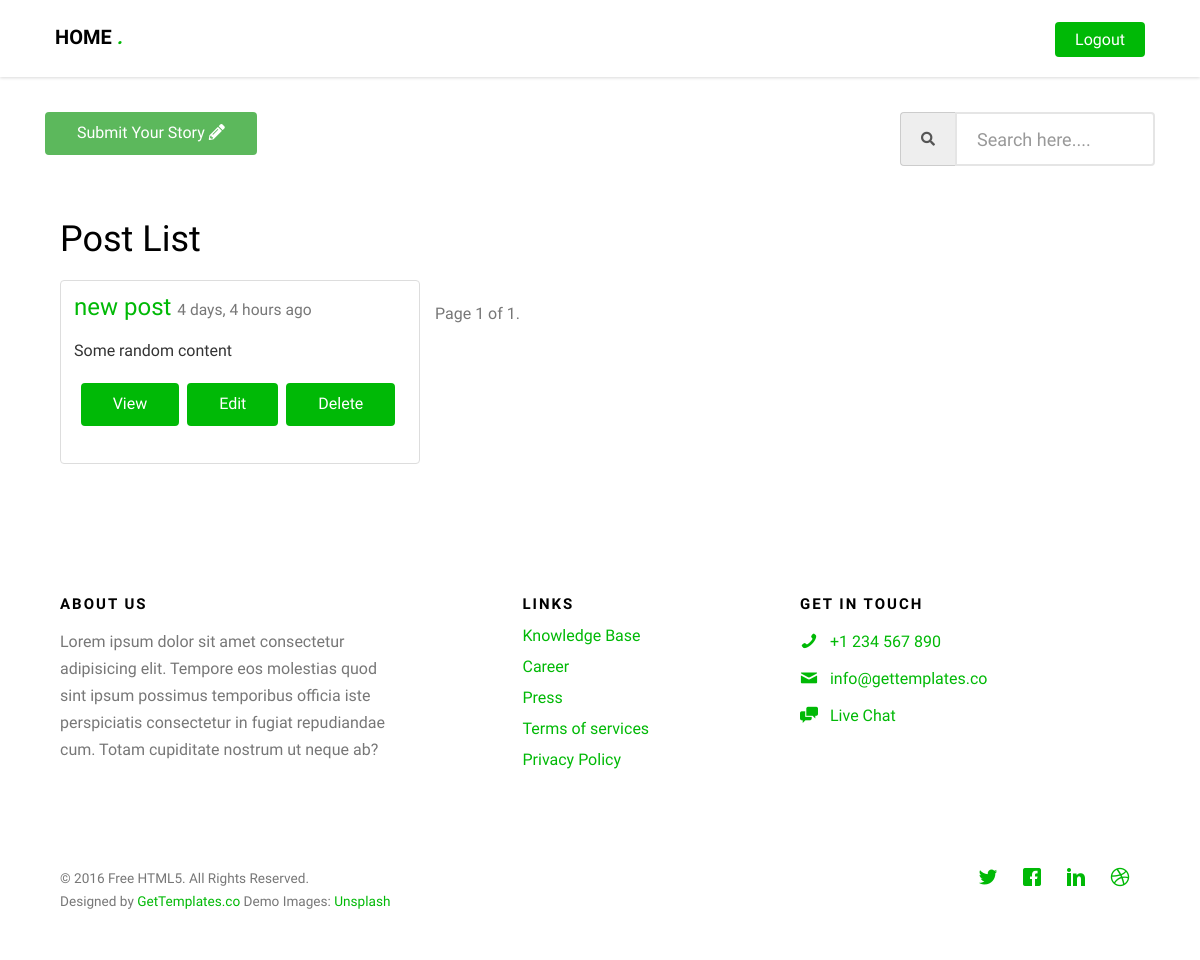
The app's page /posts/ (signed in), older data.
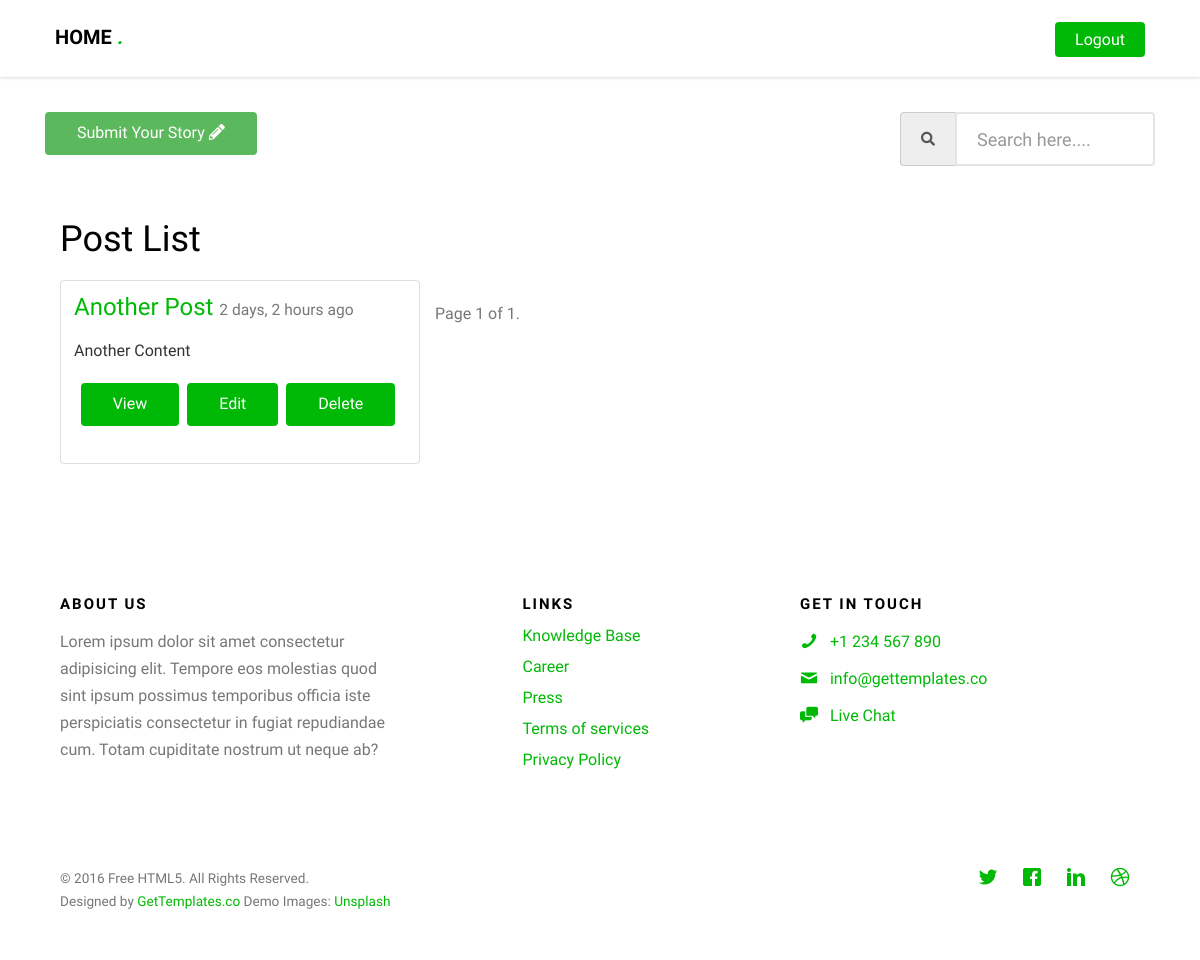
The same page, newer data.
### posts/models.py (models this page shows, shortened)
class Post(models.Model):
	user = models.ForeignKey(settings.AUTH_USER_MODEL, default=1)
	title = models.CharField(max_length=120)
	slug = models.SlugField(unique=True)
	image = models.ImageField(upload_to=upload_location,
		null=True,
		blank=True,
		height_field="height_field",
		width_field="width_field")
	video = models.FileField(
				upload_to=upload_location,
				validators=[validate_file_extension],
				null=True,
				blank=True,
			)
	height_field = models.IntegerField(default=0)
	width_field = models.IntegerField(default=0)
	content = models.TextField()
	draft = models.BooleanField(default=False)
	updated = models.DateTimeField(auto_now=True, auto_now_add=False)
	timestamp = models.DateTimeField(auto_now=False, auto_now_add=True)
	objects = PostManager()
	def get_absolute_url(self):
		return reverse("posts:content", kwargs={"slug" : self.slug})
	class Meta:
		ordering = ["-timestamp", "-updated"]

### posts/views.py (the view, shortened to what this page needs)
def post_list(request):
	if request.user.is_active or request.user.is_staff:
		title = "Post List"
	else:
		title = "Discover"
	from_date1 = datetime.datetime.now() - datetime.timedelta(days=1)
	from_date2 = datetime.datetime.now() - datetime.timedelta(days=7)
	queryset_list_day = Post.objects.active().order_by("-timestamp").filter(
					timestamp__range=[from_date1, datetime.datetime.now()]
				)
	queryset_list_week = Post.objects.active().order_by("-timestamp").filter(
					timestamp__range=[from_date2, datetime.datetime.now()]
				)
	queryset_list_older = Post.objects.active().order_by("-timestamp")
	query = request.GET.get('q')
	paginator1 = Paginator(queryset_list_day, 6)
	paginator2 = Paginator(queryset_list_week, 6)
	paginator3 = Paginator(queryset_list_older, 6)
	page_request_var = "page"
	page = request.GET.get(page_request_var)
	try:
		queryset1 = paginator1.page(page)
	except PageNotAnInteger:
		queryset1 = paginator1.page(1)
	except EmptyPage:
		queryset1 = paginator1.page(paginator1.num_pages)
	try:
		queryset2 = paginator2.page(page)
	except PageNotAnInteger:
		queryset2 = paginator2.page(1)
	except EmptyPage:
		queryset2 = paginator2.page(paginator2.num_pages)
	try:
		queryset3 = paginator3.page(page)
	except PageNotAnInteger:
		queryset3 = paginator3.page(1)
	except EmptyPage:
		queryset3 = paginator3.page(paginator3.num_pages)
	context = {
		"object_list_day" : queryset1,
		"object_list_week" : queryset2,
		"object_list_older" : queryset3,
		"title" : title,
		"page_request_var" : page_request_var,
	}
	if request.user.is_active or request.user.is_staff:
		return render(request, "post_list.html", context)
	else:
		return render(request, "discover.html", context)

### posts/models.py (called while the page is built)
	def active(self, *args, **kwargs):
		return super(PostManager, self).filter(draft=False)

### templates/post_list.html (shortened to what this page needs)
{% extends "base.html" %}
{% block body_extra %}
<div class="row">
<div class="col-md-5 text-center">
<form>
	<div class="input-group">
		<a href="{% url 'posts:create' %}" class="btn btn-success" role="button">Submit Your Story <i class="fas fa-pencil-alt"></i></a>
	</div>
	</form>
</div>
<div class="col-md-4 text-center">
</div>
<div class="col-md-3 text-center">
<form method="GET" accept="">
	<div class="input-group">
  		<span class="input-group-addon"><i class="fas fa-search"></i></span>
  		<input id="msg" type="text" class="form-control" name="q" placeholder="Search here...." value="{{ request.GET.q }}" />
	</div>
	</form>
</div>
</div>
{% endblock %}
{% block content %}
<h1>{{ title }}</h1>
<div class="row">
{% for obj in object_list_older %}
<div class="col-sm-6 col-md-4">
	<div class="thumbnail">
		<div class="caption">
			<h3>
				<a href="{{ obj.get_absolute_url }}">{{ obj.title }}</a>
				<small>
				{{ obj.timestamp|timesince }} ago
				</small>
			</h3>
			<p class="content-markdown">{{ obj.content|truncatechars:100 }}</p>
			<p class="text-center">
				<a href="{{ obj.get_absolute_url }}" class="btn btn-primary" role="button">View</a>
				{% if obj.user == request.user %}
				<a href="{{ obj.get_absolute_url }}edit" class="btn btn-primary" role="button">Edit</a>
				<a href="{{ obj.get_absolute_url }}delete" class="btn btn-primary" role="button">Delete</a>
				{% endif %}
			</p>
		</div>
	</div>
</div>
{% endfor %}
		<div class="pagination">
			<span class="step-links">
				<span class="current">
					Page {{ object_list_older.number }} of {{ object_list_older.paginator.num_pages }}.
				</span>
			</span>
		</div>
</div>
{% endblock %}

Row changes from the older to the newer data that the page shows:
removed Post: title "new post", timestamp "4 days, 4 hours", content "Some random content"
added Post: title "Another Post", timestamp "2 days, 2 hours", content "Another Content"
